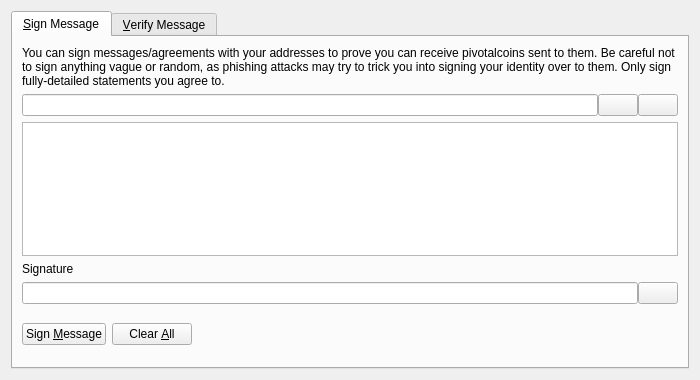
<?xml version="1.0" encoding="UTF-8"?>
<ui version="4.0">
 <class>SignVerifyMessageDialog</class>
 <widget class="QDialog" name="SignVerifyMessageDialog">
  <property name="geometry">
   <rect>
    <x>0</x>
    <y>0</y>
    <width>700</width>
    <height>380</height>
   </rect>
  </property>
  <property name="windowTitle">
   <string>Signatures - Sign / Verify a Message</string>
  </property>
  <property name="modal">
   <bool>true</bool>
  </property>
  <layout class="QVBoxLayout" name="verticalLayout">
   <item>
    <widget class="QTabWidget" name="tabWidget">
     <property name="currentIndex">
      <number>0</number>
     </property>
     <widget class="QWidget" name="tabSignMessage">
      <attribute name="title">
       <string>&amp;Sign Message</string>
      </attribute>
      <layout class="QVBoxLayout" name="verticalLayout_SM">
       <item>
        <widget class="QLabel" name="infoLabel_SM">
         <property name="text">
          <string>You can sign messages/agreements with your addresses to prove you can receive pivotalcoins sent to them. Be careful not to sign anything vague or random, as phishing attacks may try to trick you into signing your identity over to them. Only sign fully-detailed statements you agree to.</string>
         </property>
         <property name="textFormat">
          <enum>Qt::PlainText</enum>
         </property>
         <property name="wordWrap">
          <bool>true</bool>
         </property>
        </widget>
       </item>
       <item>
        <layout class="QHBoxLayout" name="horizontalLayout_1_SM">
         <property name="spacing">
          <number>0</number>
         </property>
         <item>
          <widget class="QValidatedLineEdit" name="addressIn_SM">
           <property name="toolTip">
            <string>The Pivotalcoin address to sign the message with</string>
           </property>
          </widget>
         </item>
         <item>
          <widget class="QPushButton" name="addressBookButton_SM">
           <property name="toolTip">
            <string>Choose previously used address</string>
           </property>
           <property name="text">
            <string/>
           </property>
           <property name="icon">
            <iconset resource="../pivotalcoin.qrc">
             <normaloff>:/icons/address-book</normaloff>:/icons/address-book</iconset>
           </property>
           <property name="shortcut">
            <string>Alt+A</string>
           </property>
           <property name="autoDefault">
            <bool>false</bool>
           </property>
          </widget>
         </item>
         <item>
          <widget class="QPushButton" name="pasteButton_SM">
           <property name="toolTip">
            <string>Paste address from clipboard</string>
           </property>
           <property name="text">
            <string/>
           </property>
           <property name="icon">
            <iconset resource="../pivotalcoin.qrc">
             <normaloff>:/icons/editpaste</normaloff>:/icons/editpaste</iconset>
           </property>
           <property name="shortcut">
            <string>Alt+P</string>
           </property>
           <property name="autoDefault">
            <bool>false</bool>
           </property>
          </widget>
         </item>
        </layout>
       </item>
       <item>
        <widget class="QPlainTextEdit" name="messageIn_SM">
         <property name="toolTip">
          <string>Enter the message you want to sign here</string>
         </property>
        </widget>
       </item>
       <item>
        <widget class="QLabel" name="signatureLabel_SM">
         <property name="text">
          <string>Signature</string>
         </property>
         <property name="textFormat">
          <enum>Qt::PlainText</enum>
         </property>
        </widget>
       </item>
       <item>
        <layout class="QHBoxLayout" name="horizontalLayout_2_SM">
         <property name="spacing">
          <number>0</number>
         </property>
         <item>
          <widget class="QLineEdit" name="signatureOut_SM">
           <property name="font">
            <font>
             <italic>true</italic>
            </font>
           </property>
           <property name="readOnly">
            <bool>true</bool>
           </property>
          </widget>
         </item>
         <item>
          <widget class="QPushButton" name="copySignatureButton_SM">
           <property name="toolTip">
            <string>Copy the current signature to the system clipboard</string>
           </property>
           <property name="text">
            <string/>
           </property>
           <property name="icon">
            <iconset resource="../pivotalcoin.qrc">
             <normaloff>:/icons/editcopy</normaloff>:/icons/editcopy</iconset>
           </property>
           <property name="autoDefault">
            <bool>false</bool>
           </property>
          </widget>
         </item>
        </layout>
       </item>
       <item>
        <layout class="QHBoxLayout" name="horizontalLayout_3_SM">
         <item>
          <widget class="QPushButton" name="signMessageButton_SM">
           <property name="toolTip">
            <string>Sign the message to prove you own this Pivotalcoin address</string>
           </property>
           <property name="text">
            <string>Sign &amp;Message</string>
           </property>
           <property name="icon">
            <iconset resource="../pivotalcoin.qrc">
             <normaloff>:/icons/edit</normaloff>:/icons/edit</iconset>
           </property>
           <property name="autoDefault">
            <bool>false</bool>
           </property>
          </widget>
         </item>
         <item>
          <widget class="QPushButton" name="clearButton_SM">
           <property name="toolTip">
            <string>Reset all sign message fields</string>
           </property>
           <property name="text">
            <string>Clear &amp;All</string>
           </property>
           <property name="icon">
            <iconset resource="../pivotalcoin.qrc">
             <normaloff>:/icons/remove</normaloff>:/icons/remove</iconset>
           </property>
           <property name="autoDefault">
            <bool>false</bool>
           </property>
          </widget>
         </item>
         <item>
          <spacer name="horizontalSpacer_1_SM">
           <property name="orientation">
            <enum>Qt::Horizontal</enum>
           </property>
           <property name="sizeHint" stdset="0">
            <size>
             <width>40</width>
             <height>48</height>
            </size>
           </property>
          </spacer>
         </item>
         <item>
          <widget class="QLabel" name="statusLabel_SM">
           <property name="font">
            <font>
             <weight>75</weight>
             <bold>true</bold>
            </font>
           </property>
           <property name="text">
            <string/>
           </property>
           <property name="wordWrap">
            <bool>true</bool>
           </property>
          </widget>
         </item>
         <item>
          <spacer name="horizontalSpacer_2_SM">
           <property name="orientation">
            <enum>Qt::Horizontal</enum>
           </property>
           <property name="sizeHint" stdset="0">
            <size>
             <width>40</width>
             <height>48</height>
            </size>
           </property>
          </spacer>
         </item>
        </layout>
       </item>
      </layout>
     </widget>
     <widget class="QWidget" name="tabVerifyMessage">
      <attribute name="title">
       <string>&amp;Verify Message</string>
      </attribute>
      <layout class="QVBoxLayout" name="verticalLayout_VM">
       <item>
        <widget class="QLabel" name="infoLabel_VM">
         <property name="text">
          <string>Enter the receiver's address, message (ensure you copy line breaks, spaces, tabs, etc. exactly) and signature below to verify the message. Be careful not to read more into the signature than what is in the signed message itself, to avoid being tricked by a man-in-the-middle attack. Note that this only proves the signing party receives with the address, it cannot prove sendership of any transaction!</string>
         </property>
         <property name="textFormat">
          <enum>Qt::PlainText</enum>
         </property>
         <property name="alignment">
          <set>Qt::AlignLeading|Qt::AlignLeft|Qt::AlignTop</set>
         </property>
         <property name="wordWrap">
          <bool>true</bool>
         </property>
        </widget>
       </item>
       <item>
        <layout class="QHBoxLayout" name="horizontalLayout_1_VM">
         <property name="spacing">
          <number>0</number>
         </property>
         <item>
          <widget class="QValidatedLineEdit" name="addressIn_VM">
           <property name="toolTip">
            <string>The Pivotalcoin address the message was signed with</string>
           </property>
          </widget>
         </item>
         <item>
          <widget class="QPushButton" name="addressBookButton_VM">
           <property name="toolTip">
            <string>Choose previously used address</string>
           </property>
           <property name="text">
            <string/>
           </property>
           <property name="icon">
            <iconset resource="../pivotalcoin.qrc">
             <normaloff>:/icons/address-book</normaloff>:/icons/address-book</iconset>
           </property>
           <property name="shortcut">
            <string>Alt+A</string>
           </property>
           <property name="autoDefault">
            <bool>false</bool>
           </property>
          </widget>
         </item>
        </layout>
       </item>
       <item>
        <widget class="QPlainTextEdit" name="messageIn_VM"/>
       </item>
       <item>
        <widget class="QValidatedLineEdit" name="signatureIn_VM"/>
       </item>
       <item>
        <layout class="QHBoxLayout" name="horizontalLayout_2_VM">
         <item>
          <widget class="QPushButton" name="verifyMessageButton_VM">
           <property name="toolTip">
            <string>Verify the message to ensure it was signed with the specified Pivotalcoin address</string>
           </property>
           <property name="text">
            <string>Verify &amp;Message</string>
           </property>
           <property name="icon">
            <iconset resource="../pivotalcoin.qrc">
             <normaloff>:/icons/transaction_0</normaloff>:/icons/transaction_0</iconset>
           </property>
           <property name="autoDefault">
            <bool>false</bool>
           </property>
          </widget>
         </item>
         <item>
          <widget class="QPushButton" name="clearButton_VM">
           <property name="toolTip">
            <string>Reset all verify message fields</string>
           </property>
           <property name="text">
            <string>Clear &amp;All</string>
           </property>
           <property name="icon">
            <iconset resource="../pivotalcoin.qrc">
             <normaloff>:/icons/remove</normaloff>:/icons/remove</iconset>
           </property>
           <property name="autoDefault">
            <bool>false</bool>
           </property>
          </widget>
         </item>
         <item>
          <spacer name="horizontalSpacer_1_VM">
           <property name="orientation">
            <enum>Qt::Horizontal</enum>
           </property>
           <property name="sizeHint" stdset="0">
            <size>
             <width>40</width>
             <height>48</height>
            </size>
           </property>
          </spacer>
         </item>
         <item>
          <widget class="QLabel" name="statusLabel_VM">
           <property name="font">
            <font>
             <weight>75</weight>
             <bold>true</bold>
            </font>
           </property>
           <property name="text">
            <string/>
           </property>
           <property name="wordWrap">
            <bool>true</bool>
           </property>
          </widget>
         </item>
         <item>
          <spacer name="horizontalSpacer_2_VM">
           <property name="orientation">
            <enum>Qt::Horizontal</enum>
           </property>
           <property name="sizeHint" stdset="0">
            <size>
             <width>40</width>
             <height>48</height>
            </size>
           </property>
          </spacer>
         </item>
        </layout>
       </item>
      </layout>
     </widget>
    </widget>
   </item>
  </layout>
 </widget>
 <customwidgets>
  <customwidget>
   <class>QValidatedLineEdit</class>
   <extends>QLineEdit</extends>
   <header>qt/qvalidatedlineedit.h</header>
  </customwidget>
 </customwidgets>
 <resources>
  <include location="../pivotalcoin.qrc"/>
 </resources>
 <connections/>
</ui>
